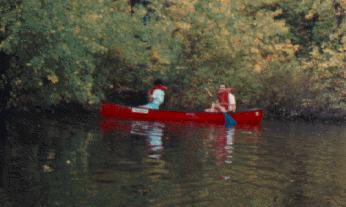
%> input picture canoe.tif, 346 x 207 px
$ octave problem1.m   (GNU Octave 9; MATLAB toolbox functions it lacks are replaced by stand-ins)
%> lines starting %> are read from the running program, lines starting %| are printed output that depends on the picture
[a,amap] = imread('canoe.tif');
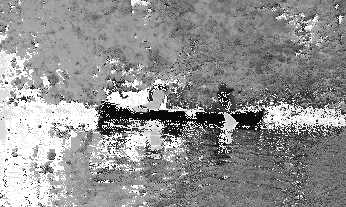
%> a: size 207x346 uint8; min 7, max 255, mean 145.5
%> amap = 256 rows, first 12: [1 1 1; 1 1 0; 1 0 1; 1 0 0; 0 1 1; 0 1 0; 0 0 1; 0 0 0; 0.518 0 0; 0.451 0 0; 0.388 0 0; 0.549 0.0627 0.0627]

agray = ind2gray(a,amap);

figure, imshow(a);
title('indexed image');
argb = ind2rgb(a,amap);
figure , imshow(argb);
title("Converted RGB image");

figure , imshow(agray);
title("Converted Grayscale image");

ad = double(argb)/255;
R = ad(:,:,1);
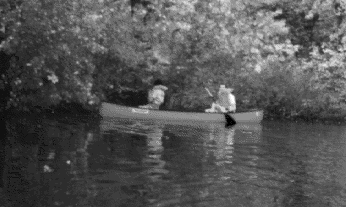
%> R: size 207x346 double; min 0, max 0.00355, mean 0.00117; drawn with min black and max white
G = ad(:,:,2);
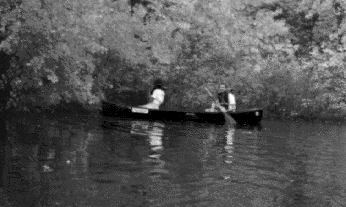
%> G: size 207x346 double; min 0, max 0.00329, mean 0.00108; drawn with min black and max white
B = ad(:,:,3);
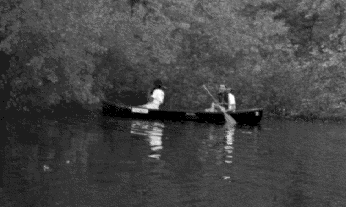
%> B: size 207x346 double; min 0, max 0.00317, mean 0.000858; drawn with min black and max white
HSV = rgb2hsv(argb);
%> HSV: size 207x346x3 double; mean H, S, V 0.174, 0.262, 0.312
H = HSV(:,:,1);
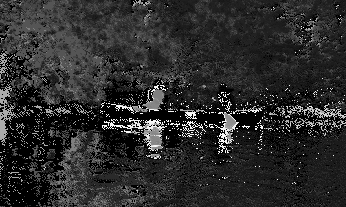
%> H: size 207x346 double; min 0, max 0.989, mean 0.174
S = HSV(:,:,2);
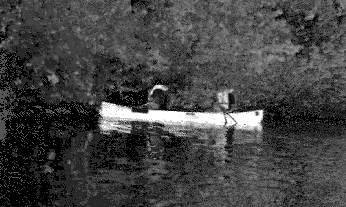
%> S: size 207x346 double; min 0, max 1, mean 0.262
I = sum(ad,3)./3;
HSI = zeros(size(argb));
HSI(:,:,1) = H;
%> HSI: size 207x346x3 double; mean H, S, V 0.174, 0, 0
HSI(:,:,2) = S;
%> HSI: size 207x346x3 double; mean H, S, V 0.174, 0.262, 0
HSI(:,:,3) = I;
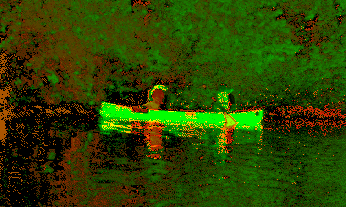
%> HSI: size 207x346x3 double; mean R, G, B 0.174, 0.262, 0.00104
figure, imshow(argb);
title("indexed to RGB image");
figure, imshow(HSI);
title("indexed to HSI image");

subplot(2,2,1), imshow(a), title("indexed image");
subplot(2,2,2), imshow(agray), title("converted gray image");
subplot(2,2,3), imshow(argb), title("converted RGB image");
subplot(2,2,2), imshow(agray), title("converted Grayscale image");
subplot(2,2,4), imshow(HSI), title("converted HSI image");
